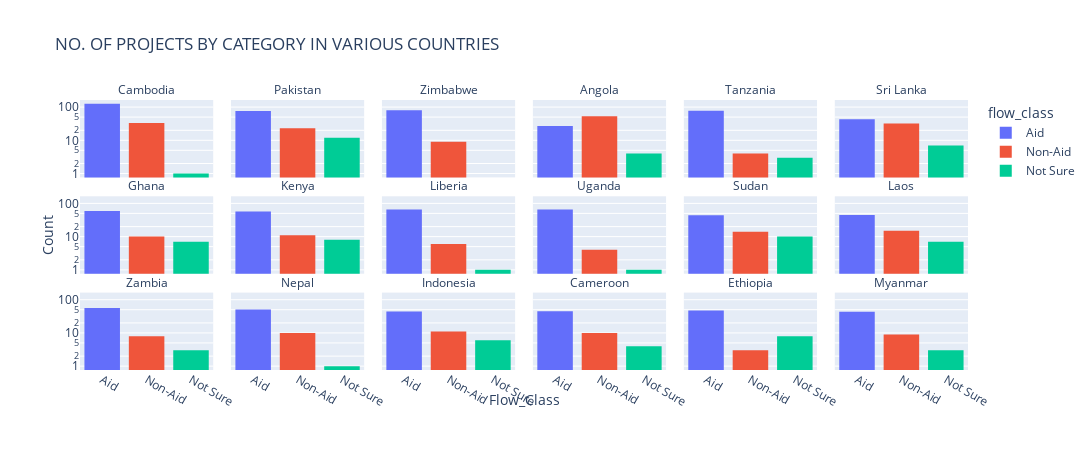

Notebook code for this chart:
### Markdown cell above
## row 5

### Code cell
ms_c = ms_dp.sort_values(by=['project_count'], ascending=False)
ms_c = ms_c.loc[ms_c['country'].isin(['Pakistan','Cambodia','Zimbabwe','Angola','Tanzania','Sri Lanka','Ghana','Kenya',
                                      'Liberia','Uganda','Sudan','Laos','Zambia','Nepal','Indonesia', 'Ethiopia', 'Myanmar','Cameroon'])]

ms_c
fig = px.histogram(ms_c, x = 'flow_class', title = 'NO. OF PROJECTS BY CATEGORY IN VARIOUS COUNTRIES', color ='flow_class', facet_col ='country',facet_col_wrap=6, log_y=True )
fig.for_each_annotation(lambda a: a.update(text=a.text.split("=")[-1]))

for axis in fig.layout:
    if type(fig.layout[axis]) == go.layout.YAxis:
        fig.layout[axis].title.text = ''
        
for axis in fig.layout:
    if type(fig.layout[axis]) == go.layout.XAxis:
        fig.layout[axis].title.text = ''
        
fig.update_layout(
    width=1500, height=450,
    # keep the original annotations and add a list of new annotations:
    annotations = list(fig.layout.annotations) + [
        dict(
            x=0.5,
            y=-0.15,
            font=dict(
                size=14
            ),
            showarrow=False,
            text="Flow_Class",
            xref="paper",
            yref="paper"
        ),
        dict(
            x=-0.05,
            y=0.5,
            font=dict(
                size=14
            ),
            showarrow=False,
            text="Count",
            textangle=-90,
            xref="paper",
            yref="paper"
        )
    ]
)

fig.show()
